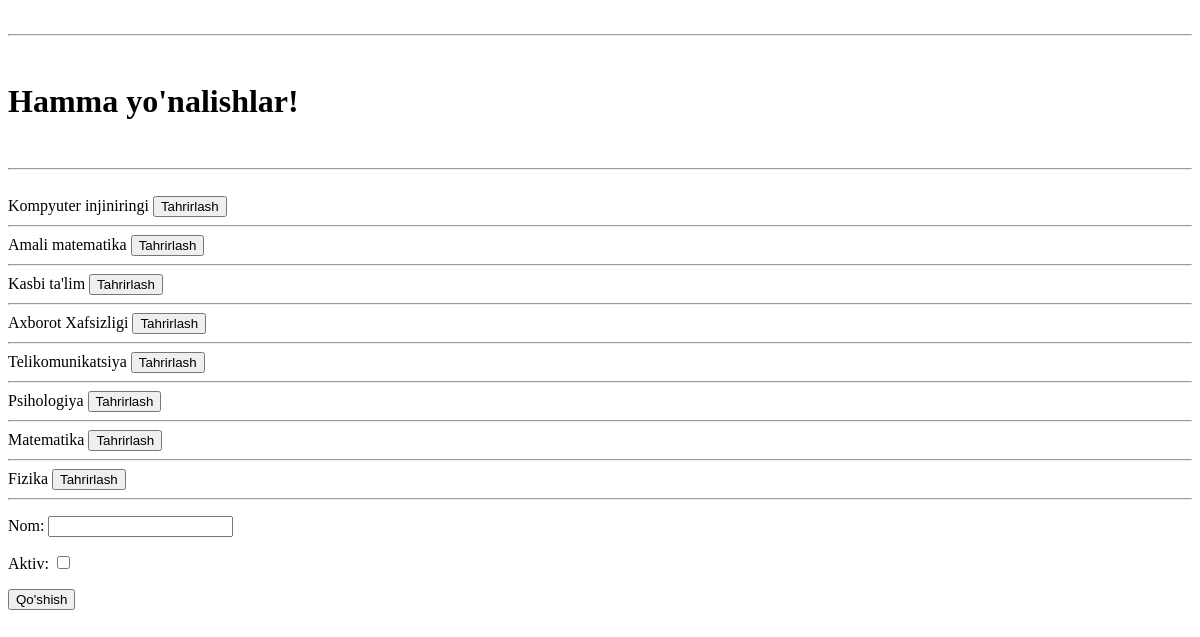
The app's page /yonalish/, older data.
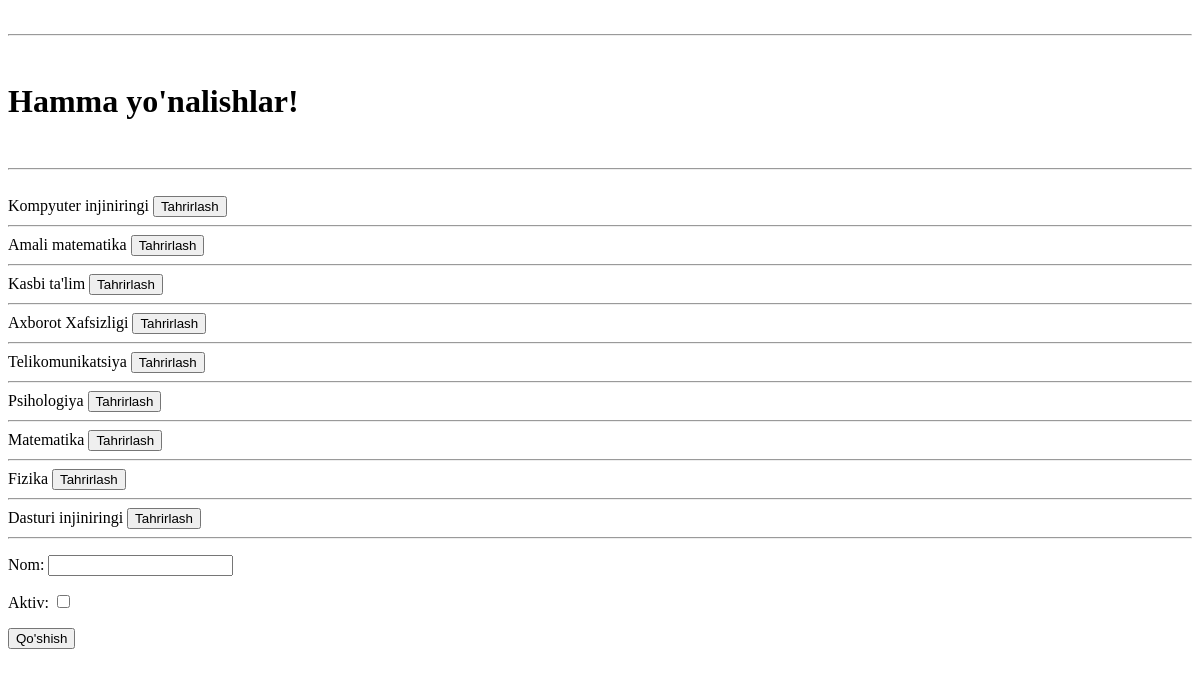
The same page, newer data.
### malumot/models.py (models this page shows, shortened)
class Yonalish(models.Model):
    nom=models.CharField(max_length=200)
    aktiv=models.BooleanField()

### malumot/views.py (the view)
# urls.py: path('yonalish/', yonalishlar),
def yonalishlar(request):
    if request.method == 'POST':
        data = YonalishForm(request.POST)
        if data.is_valid():
            data.save()
        return redirect('/yonalish/')
    date={
        "yonalishlar":Yonalish.objects.all(),
        'form':YonalishForm()
    }
    return render(request,"yonalishlar.html",date)

### malumot/forms.py
class YonalishForm(forms.ModelForm):
    class Meta:
        model = Yonalish
        fields = '__all__'

### templates/yonalishlar.html (shortened to what this page needs)
<!DOCTYPE html>
<html lang="en">
<head>
</head>
<body>
<br>
<hr>
<br>
<h1>Hamma yo'nalishlar!</h1>
<br>
<hr>
<br>
{% for yonalish in yonalishlar %}
<a>{{yonalish.nom}}</a>
<a href="/yonalish/{{yonalish.id}}/tahrirlash/">
    <button>Tahrirlash</button>
</a>
<hr>
{%endfor%}
<form method="post">
    {{ form.as_p }}
    <button>Qo'shish</button>
</form>
</body>
</html>

Row changes from the older to the newer data that the page shows:
added Yonalish: nom "Dasturi injiniringi"
